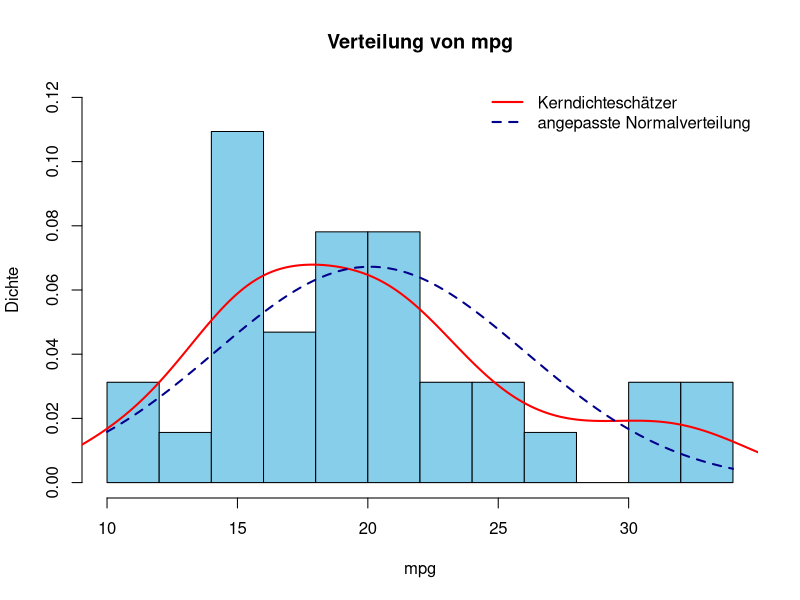
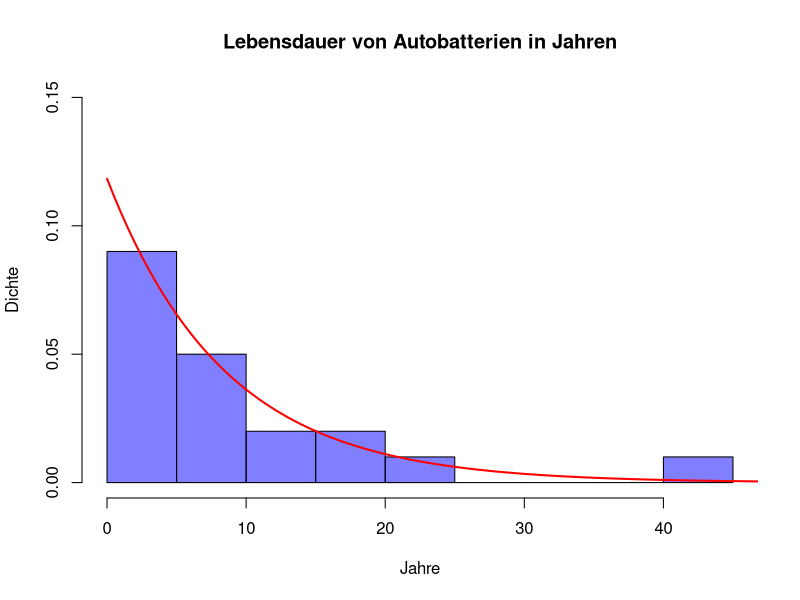
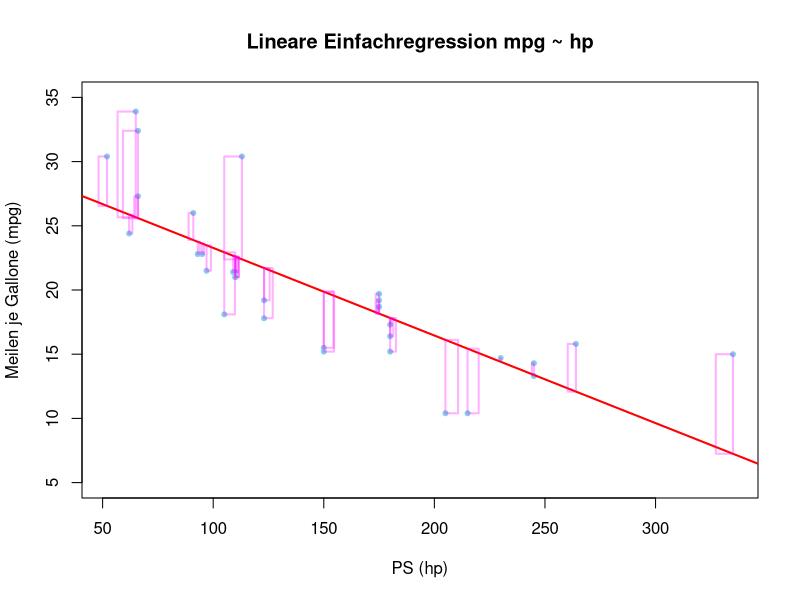
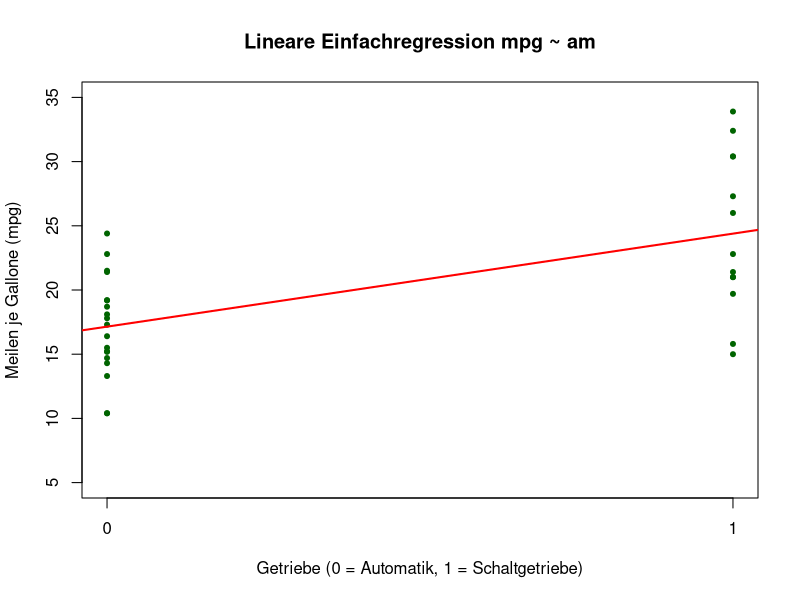

These charts were generated, in order, by the following R code:
# =============================================================================
# R-Beispiele 14 bis 17 zu Kapitel 3: Induktive Statistik
# Quelle: Textseiten „R Beispiel 14“, „R Beispiel 15“ und „R Beispiel 16-17“ im LMS
# Überarbeitet am 21.11.2026; Änderungen gegenüber dem LMS stehen in lms/AENDERUNGEN.md
# Benötigt das Paket MASS (fitdistr).
# =============================================================================

if (!"MASS" %in% rownames(installed.packages())) {
  install.packages("MASS", repos = "https://cloud.r-project.org")
}

data(mtcars)


# -----------------------------------------------------------------------------
# Beispiel 14 (Kap. 3.2): Parameterschätzung für mtcars$mpg
# -----------------------------------------------------------------------------
# mpg = miles per gallon (Meilen je Gallone)
x <- mtcars$mpg
n <- length(x)

mu_hat   <- mean(x)                  # Schätzer für den Erwartungswert
S2       <- var(x)                   # erwartungstreuer Schätzer für die Varianz (n - 1)
sig2_hat <- (n - 1) / n * S2         # ML-Schätzer für die Varianz (Nenner n)
cat("mu_hat =", round(mu_hat, 3), "| S^2 =", round(S2, 3),
    "| sigma^2_ML =", round(sig2_hat, 3), "\n")

# Dieselbe Schätzung über die Maximum-Likelihood-Methode
anpassung <- MASS::fitdistr(x, densfun = "normal")
anpassung

# Histogramm, Kerndichteschätzer und angepasste Normalverteilung
hist(x, breaks = 10, freq = FALSE, col = "skyblue", ylim = c(0, 0.12),
     main = "Verteilung von mpg", xlab = "mpg", ylab = "Dichte")
lines(density(x), col = "red", lwd = 2)
curve(dnorm(x, mean = anpassung$estimate["mean"], sd = anpassung$estimate["sd"]),
      add = TRUE, col = "darkblue", lwd = 2, lty = 2)
legend("topright", c("Kerndichteschätzer", "angepasste Normalverteilung"),
       col = c("red", "darkblue"), lwd = 2, lty = c(1, 2), bty = "n")


# -----------------------------------------------------------------------------
# Beispiel 15 (Kap. 3.3.2): Maximum-Likelihood-Schätzung, Exponentialverteilung
# -----------------------------------------------------------------------------
# Lebensdauer von Autobatterien in Jahren; Annahme X ~ Exp(lambda)
Lebensdauer <- c(6.9, 1.3, 10.8, 10.3, 0.4,
                 6.5, 4.2, 21.8, 4.0, 2.7,
                 3.0, 41.3, 0.2, 15.3, 15.3,
                 5.5, 2.1, 2.5, 5.8, 9.1)

lambda_hat <- 1 / mean(Lebensdauer)  # ML-Schätzer
cat("lambda_hat =", round(lambda_hat, 4), "\n")
MASS::fitdistr(Lebensdauer, densfun = "exponential")   # Kontrolle

hist(Lebensdauer, breaks = 10, freq = FALSE, ylim = c(0, 0.15),
     col = rgb(0, 0, 1, 0.5), main = "Lebensdauer von Autobatterien in Jahren",
     xlab = "Jahre", ylab = "Dichte")
curve(dexp(x, rate = lambda_hat), from = 0, to = 50, add = TRUE,
      col = "red", lwd = 2)


# -----------------------------------------------------------------------------
# Beispiel 16 (Kap. 3.4.2): Methode der kleinsten Quadrate, mpg ~ hp
# -----------------------------------------------------------------------------
reg <- lm(mpg ~ hp, data = mtcars)
summary(reg)
y_dach <- fitted(reg)                # geschätzte Werte auf der Regressionsgeraden

# Jedes Residuum wird als Quadrat gezeichnet: Die Kleinste-Quadrate-Gerade macht
# die Summe dieser Flächen so klein wie möglich. Weil die Achsen verschiedene
# Einheiten haben, erscheinen die Quadrate als Rechtecke.
plot(mtcars$hp, mtcars$mpg, main = "Lineare Einfachregression mpg ~ hp",
     xlab = "PS (hp)", ylab = "Meilen je Gallone (mpg)", pch = 20,
     ylim = c(5, 35), col = "skyblue")
abline(reg, col = "red", lwd = 2)
for (i in seq_along(mtcars$hp)) {
  e <- y_dach[i] - mtcars$mpg[i]     # negatives Residuum
  rect(xleft = mtcars$hp[i], ybottom = min(mtcars$mpg[i], y_dach[i]),
       xright = mtcars$hp[i] + e, ytop = max(mtcars$mpg[i], y_dach[i]),
       border = rgb(1, 0, 1, 0.3), lwd = 2)
}


# -----------------------------------------------------------------------------
# Beispiel 17 (Kap. 3.4.2): Regression auf eine 0-1-Variable, mpg ~ am
# -----------------------------------------------------------------------------
# am: 0 = Automatik, 1 = Schaltgetriebe. Die Steigung ist die Differenz der
# Gruppenmittelwerte, der Achsenabschnitt der Mittelwert der Automatik-Gruppe.
reg2 <- lm(mpg ~ am, data = mtcars)
summary(reg2)
tapply(mtcars$mpg, mtcars$am, mean)  # Vergleich: Mittelwerte je Gruppe

plot(mtcars$am, mtcars$mpg, main = "Lineare Einfachregression mpg ~ am",
     xlab = "Getriebe (0 = Automatik, 1 = Schaltgetriebe)",
     ylab = "Meilen je Gallone (mpg)", pch = 20, ylim = c(5, 35),
     col = "darkgreen", xaxt = "n")
axis(1, at = c(0, 1))
abline(reg2, col = "red", lwd = 2)
